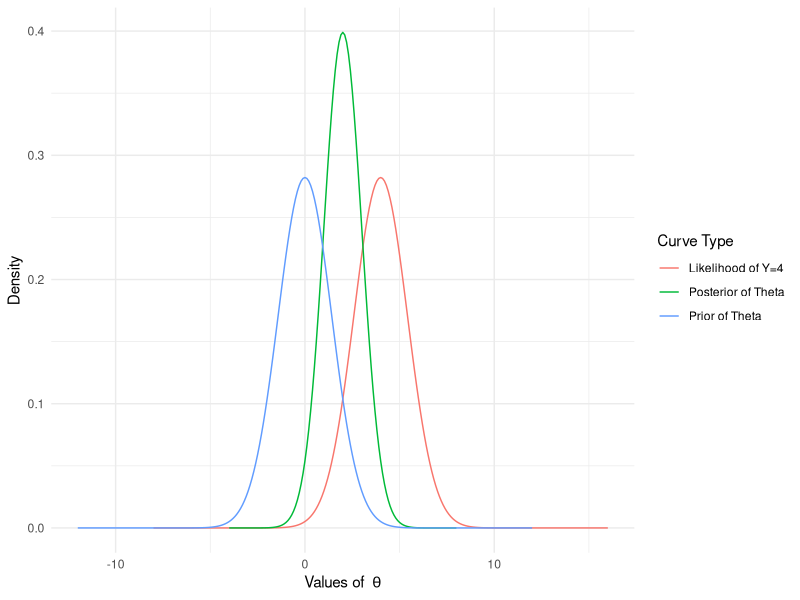
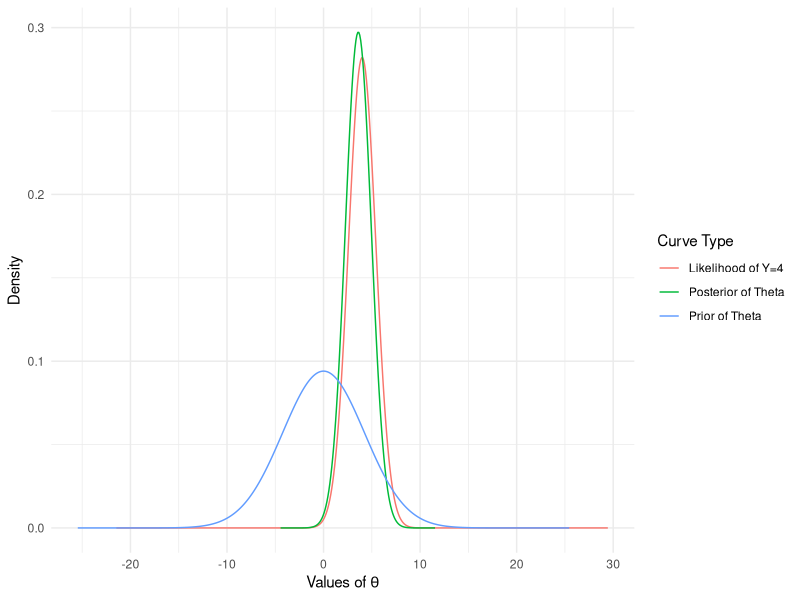
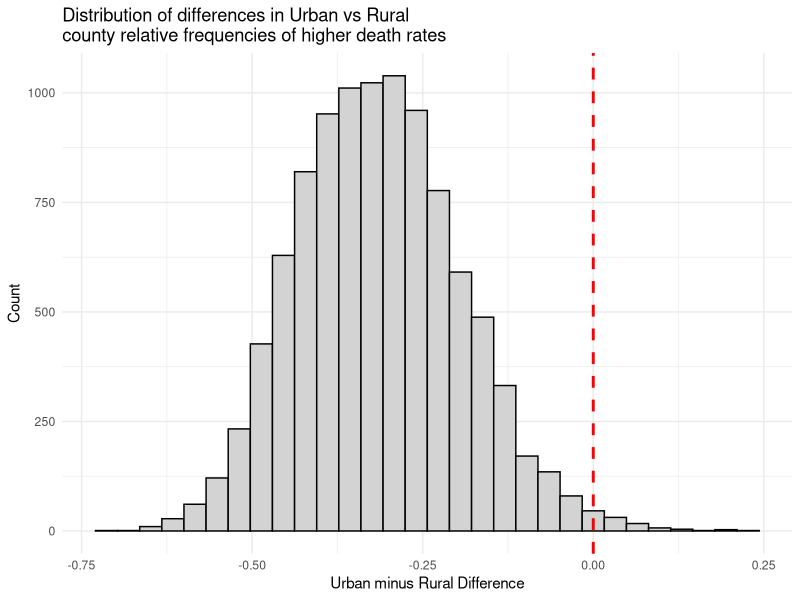
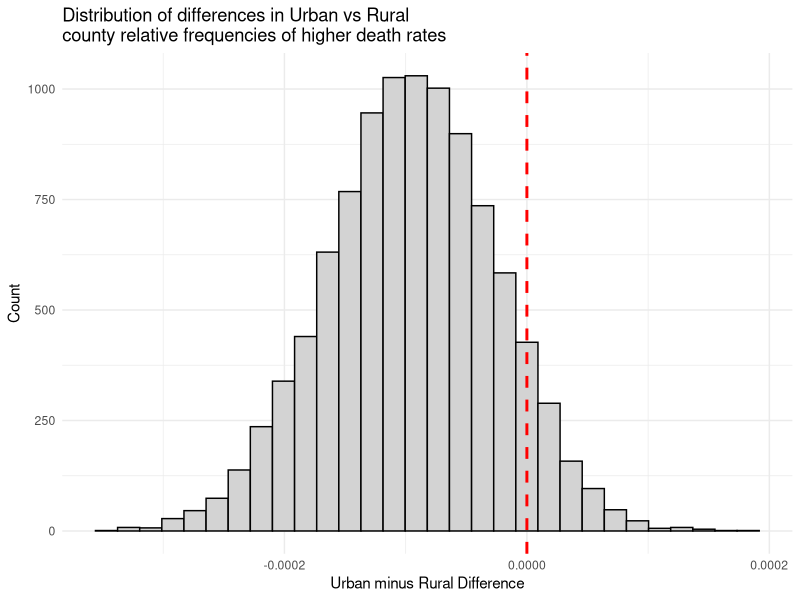
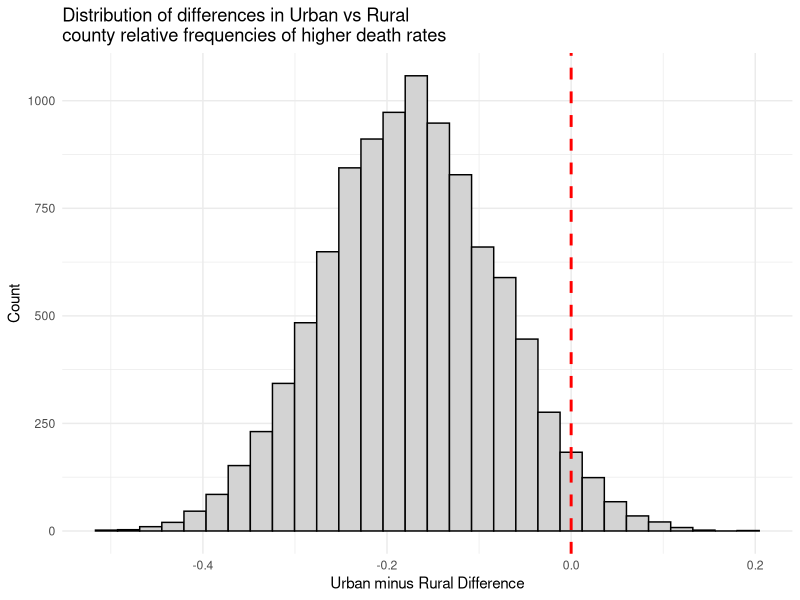
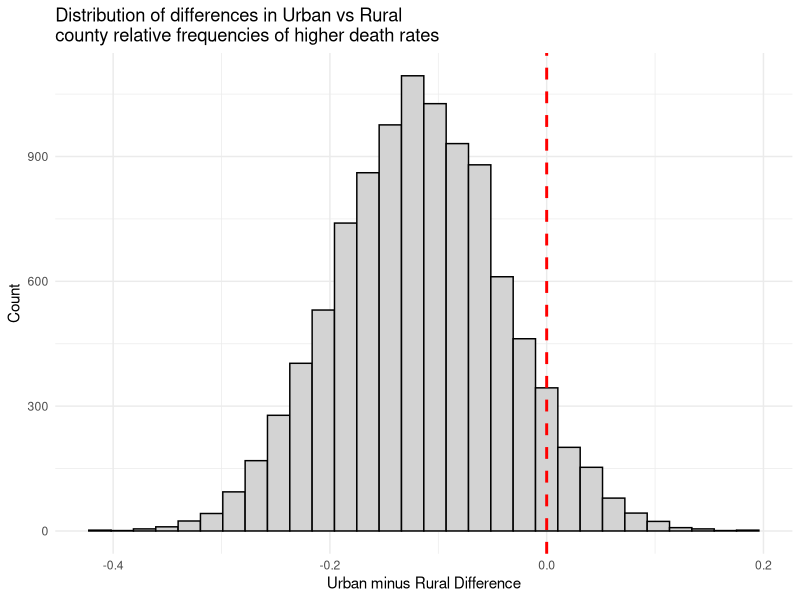
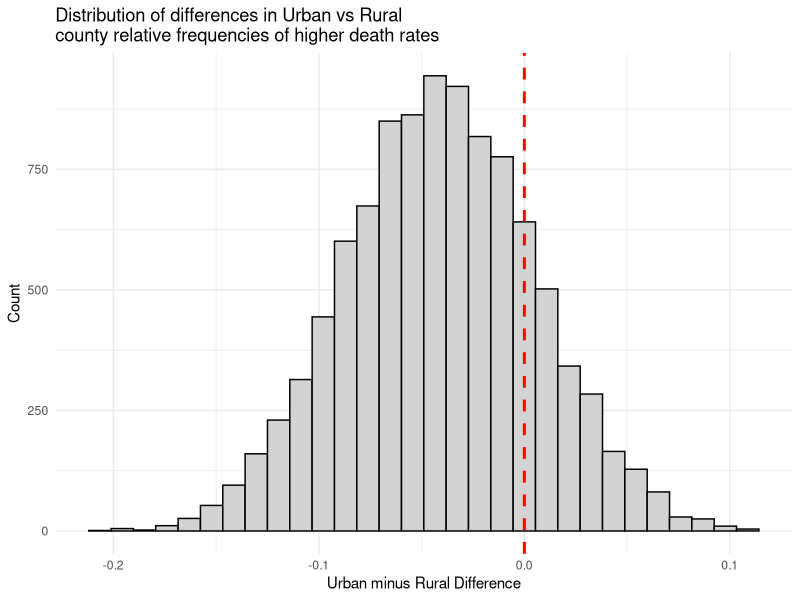
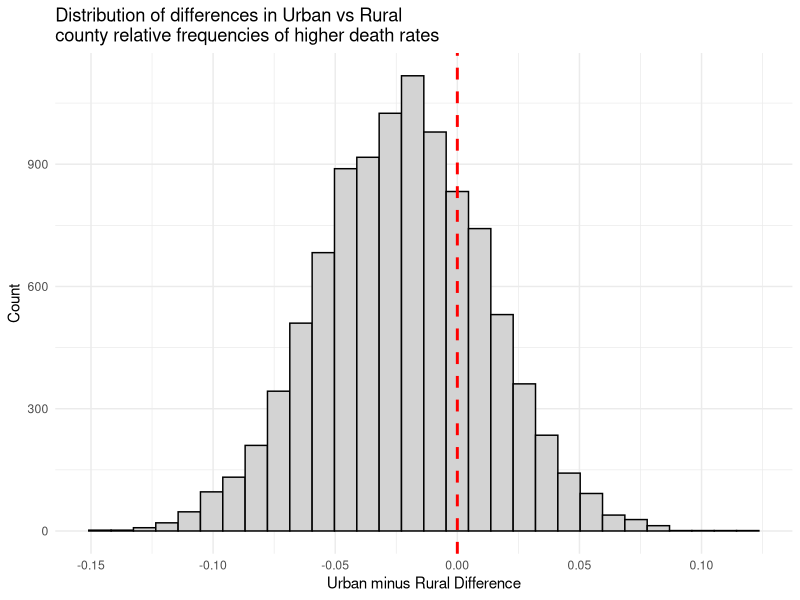

Generate these figures, in order, with R:
## ---- chunk 1
library(tidyverse)

options(scipen = 99999, 
        knitr.kable.NA = '')
## ---- chunk 2
#| label: fig-2-a
#| fig-cap: "Plots for problem 2-A"

# prior density save data 

scope = 6

prior_x = seq(from = 0 - 2*scope, to = 0+2*scope, by = 0.1)
dnorm(
  x = prior_x, 
  mean = 0, 
  sd = sqrt(2)
) -> prior_plot_data 

# posterior 
post_x = seq(from = 2 - scope*1, to = 2+scope*1, by = 0.1)
dnorm(
  x = post_x, 
  mean = 2, 
  sd = sqrt(1)
) -> posterior_plot_data 

# likelihood of Y given different parameters of Theta 
y = 4 
means = seq(from = 4 - 2*scope, to = 4+2*scope, by = 0.1)
likelihood_y = dnorm(x = y, mean = means, sd = sqrt(2))

# plotting data 

plot_df <- 
  data.frame(
    x = c(prior_x, post_x, means), 
    y = c(prior_plot_data, posterior_plot_data, likelihood_y), 
    type = c(rep("Prior of Theta", length(prior_x)), 
             rep("Posterior of Theta", length(post_x)), 
             rep("Likelihood of Y=4", length(likelihood_y)))
  )

ggplot(data = plot_df, 
       aes(x = x, y = y, color = type, group = type)) + 
  theme_minimal() + 
  geom_line() + 
  labs(x = expression(paste("Values of  ", theta)), 
       y = "Density", 
       color = "Curve Type"
  ) 

## ---- chunk 3
#| label: fig-2-b
#| fig-cap: "Plots for problem 2-B"


# prior density save data 

prior_x = seq(from = 0 - sqrt(18)*scope, to = 0+sqrt(18)*scope, by = 0.1)
dnorm(
  x = prior_x, 
  mean = 0, 
  sd = sqrt(18)
) -> prior_plot_data 

# posterior 
post_x = seq(from = 3.6 - scope*sqrt(1.8), to = 3.6 + scope*sqrt(1.8), by = 0.1)
dnorm(
  x = post_x, 
  mean = 3.6, 
  sd = sqrt(1.8)
) -> posterior_plot_data 

# likelihood of Y given different parameters of Theta 
y = 4 
means = seq(from = 4 - sqrt(18)*scope, to = 4+sqrt(18)*scope, by = 0.1)
likelihood_y = dnorm(x = y, mean = means, sd = sqrt(2))

# plotting data 

plot_df <- 
  data.frame(
    x = c(prior_x, post_x, means), 
    y = c(prior_plot_data, posterior_plot_data, likelihood_y), 
    type = c(rep("Prior of Theta", length(prior_x)), 
             rep("Posterior of Theta", length(post_x)), 
             rep("Likelihood of Y=4", length(likelihood_y)))
  )

ggplot(data = plot_df, 
       aes(x = x, y = y, color = type, group = type)) + 
  theme_minimal() + 
  geom_line() + 
  labs(x = expression(paste("Values of ", theta)), 
       y = "Density", 
       color = "Curve Type"
  ) 

## ---- chunk 4

# Preliminary work with the data 

tab=read.table('Instructor Example Code/Data/PA_HD_1988_35-54.txt',sep='\t',
               header=TRUE,
               stringsAsFactors=FALSE)

# subset just the total rows so that we can compare rural vs urban counties 
tab=tab[tab$Notes=='Total',]

# There are 67 total counties - remove a row that contains total PA data
tab <- tab[!is.na(tab$County.Code), ]

# define flag for analysis 
tab$Urban = ifelse(tab$Population > 20000, "Yes", "No")
     
# In Instructor code Nr = number of races = 2, we have number of ubran/rural classes = 2 
N_classes = length(unique(tab$Urban)) 
# In Instructor code Ns = number of counties = 67, we have the same number
N_counties = nrow(tab)

# state wide average mortality rate 
with(tab, sum(Deaths)/sum(Population)) -> state_wide_rate

# calculate county specific death rate, and evalaute if it higher or lower than the state-wide average 

tab <- 
  tab %>% 
  mutate(
    state_death_rate = Deaths/Population, 
    over_flag = ifelse(state_death_rate > state_wide_rate, 1, 0)
  )

# now we need to get the number of counties by class where we have the rate that is higher than the statewide average 
tab %>% 
  group_by(Urban) %>% 
  summarise(n = n(), 
            outcome = sum(over_flag), 
            outcome_rate = sum(over_flag)/n()) -> summary_data 

# now using data estimates of N and Outcomes, sample from non-informative prior beta distribution 
ns = summary_data %>% select(n) %>% unlist() # order: Rural, Urban 
ys = summary_data %>% select(outcome) %>% unlist() # same ordering appleis to this vector 

# non-informative prior with parameters a = 1, b = 1
a = 1
b = 1

# these are posterior distributions of proportion or the relative frequency of counties with death rate higher than the state-
# wide mortality rate 

set.seed(1)
theta_rural = rbeta(10000, shape1 =  ys[1] + a, # this one is ALPHA parameter 
                    shape2 = ns[1] - ys[1] + b # this one is BETA 
                      )

theta_urban = rbeta(10000, shape1 =  ys[2] + a, # this one is ALPHA parameter 
                    shape2 = ns[2] - ys[2] + b # this one is BETA 
                      )

# take the difference and plot the distribution 
## ---- chunk 5
#| label: fig-4-a
#| fig-cap: "Problem 4-A supporting plot"

# differnece in draws from posterior distributions 
difference = theta_urban - theta_rural

ggplot(data = data.frame(d = difference), 
       aes(x = d)) + 
  theme_minimal() + 
  geom_histogram(color = 'black', fill = 'lightgrey', bins = 30) + 
  geom_vline(xintercept = 0, color = "red", linewidth = 1, linetype = "dashed") + 
  labs(title = "Distribution of differences in Urban vs Rural \ncounty relative frequencies of higher death rates", 
       x = "Urban minus Rural Difference", 
       y = "Count") 

## ---- chunk 6
# data preliminary, need to work with the rate of death per 1,000
# here we treat counties as data points, aggregate # deaths to a class levels and get a mortality rate, 
# then we take mortality rate times 1,000 to get mortality rate per 1,000 people 

tab %>% 
  group_by(Urban) %>% 
  summarise(n = sum(Population), 
            y = sum(Deaths)) -> summary_data 

ys = summary_data %>% select(y) %>% unlist()
ns = summary_data %>% select(n) %>% unlist()

n = 1000
data_driven_mortality_rate_1000 = state_wide_rate * n 

# common to sample means of poisson (or rates ) from gamma distribution, so that is what we do 
# we obtain posterior lambda by taking data count of death within a county class plus prior rate as shape (ALPHA) parameter
#                                     and number of people in the county class plus prior n as rate (BETA) parameter

# we can also treat prior N as prior OFFSET Ns from data will be OFFSET's obtained from the data 

set.seed(2)
lambda_rural=rgamma(10000,ys[1]+data_driven_mortality_rate_1000,ns[1]+n)
lambda_urban=rgamma(10000,ys[2]+data_driven_mortality_rate_1000,ns[2]+n)

differ=lambda_urban-lambda_rural

## ---- chunk 7
#| label: fig-4-b
#| fig-cap: "Problem 4-B supporting plot"


ggplot(data = data.frame(d = differ), 
       aes(x = d)) + 
  theme_minimal() + 
  geom_histogram(color = 'black', fill = 'lightgrey', bins = 30) + 
  geom_vline(xintercept = 0, color = "red", linewidth = 1, linetype = "dashed") + 
  labs(title = "Distribution of differences in Urban vs Rural \ncounty relative frequencies of higher death rates", 
       x = "Urban minus Rural Difference", 
       y = "Count") 
## ---- chunk 8

# non-informative prior with parameters a = 1, b = 1
set.seed(12)
a = 12
b = 12
# Preliminary work with the data 

tab=read.table('Instructor Example Code/Data/PA_HD_1988_35-54.txt',sep='\t',
               header=TRUE,
               stringsAsFactors=FALSE)

# subset just the total rows so that we can compare rural vs urban counties 
tab=tab[tab$Notes=='Total',]

# There are 67 total counties - remove a row that contains total PA data
tab <- tab[!is.na(tab$County.Code), ]

# define flag for analysis 
tab$Urban = ifelse(tab$Population > 20000, "Yes", "No")
     
# In Instructor code Nr = number of races = 2, we have number of ubran/rural classes = 2 
N_classes = length(unique(tab$Urban)) 
# In Instructor code Ns = number of counties = 67, we have the same number
N_counties = nrow(tab)

# state wide average mortality rate 
with(tab, sum(Deaths)/sum(Population)) -> state_wide_rate

# calculate county specific death rate, and evalaute if it higher or lower than the state-wide average 

tab <- 
  tab %>% 
  mutate(
    state_death_rate = Deaths/Population, 
    over_flag = ifelse(state_death_rate > state_wide_rate, 1, 0)
  )

# now we need to get the number of counties by class where we have the rate that is higher than the statewide average 
tab %>% 
  group_by(Urban) %>% 
  summarise(n = n(), 
            outcome = sum(over_flag), 
            outcome_rate = sum(over_flag)/n()) -> summary_data 

# now using data estimates of N and Outcomes, sample from non-informative prior beta distribution 
ns = summary_data %>% select(n) %>% unlist() # order: Rural, Urban 
ys = summary_data %>% select(outcome) %>% unlist() # same ordering appleis to this vector 

# these are posterior distributions of proportion or the relative frequency of counties with death rate higher than the state-
# wide mortality rate 
theta_rural = rbeta(10000, shape1 =  ys[1] + a, # this one is ALPHA parameter 
                    shape2 = ns[1] - ys[1] + b # this one is BETA 
                      )

theta_urban = rbeta(10000, shape1 =  ys[2] + a, # this one is ALPHA parameter 
                    shape2 = ns[2] - ys[2] + b # this one is BETA 
                      )
difference = theta_urban - theta_rural

ggplot(data = data.frame(d = difference), 
       aes(x = d)) + 
  theme_minimal() + 
  geom_histogram(color = 'black', fill = 'lightgrey', bins = 30) + 
  geom_vline(xintercept = 0, color = "red", linewidth = 1, linetype = "dashed") + 
  labs(title = "Distribution of differences in Urban vs Rural \ncounty relative frequencies of higher death rates", 
       x = "Urban minus Rural Difference", 
       y = "Count") 
# take the difference and plot the distribution 
## ---- chunk 9

# non-informative prior with parameters a = 1, b = 1
set.seed(123)
a = 25
b = 25
# Preliminary work with the data 

tab=read.table('Instructor Example Code/Data/PA_HD_1988_35-54.txt',sep='\t',
               header=TRUE,
               stringsAsFactors=FALSE)

# subset just the total rows so that we can compare rural vs urban counties 
tab=tab[tab$Notes=='Total',]

# There are 67 total counties - remove a row that contains total PA data
tab <- tab[!is.na(tab$County.Code), ]

# define flag for analysis 
tab$Urban = ifelse(tab$Population > 20000, "Yes", "No")
     
# In Instructor code Nr = number of races = 2, we have number of ubran/rural classes = 2 
N_classes = length(unique(tab$Urban)) 
# In Instructor code Ns = number of counties = 67, we have the same number
N_counties = nrow(tab)

# state wide average mortality rate 
with(tab, sum(Deaths)/sum(Population)) -> state_wide_rate

# calculate county specific death rate, and evalaute if it higher or lower than the state-wide average 

tab <- 
  tab %>% 
  mutate(
    state_death_rate = Deaths/Population, 
    over_flag = ifelse(state_death_rate > state_wide_rate, 1, 0)
  )

# now we need to get the number of counties by class where we have the rate that is higher than the statewide average 
tab %>% 
  group_by(Urban) %>% 
  summarise(n = n(), 
            outcome = sum(over_flag), 
            outcome_rate = sum(over_flag)/n()) -> summary_data 

# now using data estimates of N and Outcomes, sample from non-informative prior beta distribution 
ns = summary_data %>% select(n) %>% unlist() # order: Rural, Urban 
ys = summary_data %>% select(outcome) %>% unlist() # same ordering appleis to this vector 

# these are posterior distributions of proportion or the relative frequency of counties with death rate higher than the state-
# wide mortality rate 
theta_rural = rbeta(10000, shape1 =  ys[1] + a, # this one is ALPHA parameter 
                    shape2 = ns[1] - ys[1] + b # this one is BETA 
                      )

theta_urban = rbeta(10000, shape1 =  ys[2] + a, # this one is ALPHA parameter 
                    shape2 = ns[2] - ys[2] + b # this one is BETA 
                      )
difference = theta_urban - theta_rural

ggplot(data = data.frame(d = difference), 
       aes(x = d)) + 
  theme_minimal() + 
  geom_histogram(color = 'black', fill = 'lightgrey', bins = 30) + 
  geom_vline(xintercept = 0, color = "red", linewidth = 1, linetype = "dashed") + 
  labs(title = "Distribution of differences in Urban vs Rural \ncounty relative frequencies of higher death rates", 
       x = "Urban minus Rural Difference", 
       y = "Count") 
# take the difference and plot the distribution 
## ---- chunk 10

# non-informative prior with parameters a = 1, b = 1
set.seed(123)
a = 100
b = 100
# Preliminary work with the data 

tab=read.table('Instructor Example Code/Data/PA_HD_1988_35-54.txt',sep='\t',
               header=TRUE,
               stringsAsFactors=FALSE)

# subset just the total rows so that we can compare rural vs urban counties 
tab=tab[tab$Notes=='Total',]

# There are 67 total counties - remove a row that contains total PA data
tab <- tab[!is.na(tab$County.Code), ]

# define flag for analysis 
tab$Urban = ifelse(tab$Population > 20000, "Yes", "No")
     
# In Instructor code Nr = number of races = 2, we have number of ubran/rural classes = 2 
N_classes = length(unique(tab$Urban)) 
# In Instructor code Ns = number of counties = 67, we have the same number
N_counties = nrow(tab)

# state wide average mortality rate 
with(tab, sum(Deaths)/sum(Population)) -> state_wide_rate

# calculate county specific death rate, and evalaute if it higher or lower than the state-wide average 

tab <- 
  tab %>% 
  mutate(
    state_death_rate = Deaths/Population, 
    over_flag = ifelse(state_death_rate > state_wide_rate, 1, 0)
  )

# now we need to get the number of counties by class where we have the rate that is higher than the statewide average 
tab %>% 
  group_by(Urban) %>% 
  summarise(n = n(), 
            outcome = sum(over_flag), 
            outcome_rate = sum(over_flag)/n()) -> summary_data 

# now using data estimates of N and Outcomes, sample from non-informative prior beta distribution 
ns = summary_data %>% select(n) %>% unlist() # order: Rural, Urban 
ys = summary_data %>% select(outcome) %>% unlist() # same ordering appleis to this vector 

# these are posterior distributions of proportion or the relative frequency of counties with death rate higher than the state-
# wide mortality rate 
theta_rural = rbeta(10000, shape1 =  ys[1] + a, # this one is ALPHA parameter 
                    shape2 = ns[1] - ys[1] + b # this one is BETA 
                      )

theta_urban = rbeta(10000, shape1 =  ys[2] + a, # this one is ALPHA parameter 
                    shape2 = ns[2] - ys[2] + b # this one is BETA 
                      )
difference = theta_urban - theta_rural

ggplot(data = data.frame(d = difference), 
       aes(x = d)) + 
  theme_minimal() + 
  geom_histogram(color = 'black', fill = 'lightgrey', bins = 30) + 
  geom_vline(xintercept = 0, color = "red", linewidth = 1, linetype = "dashed") + 
  labs(title = "Distribution of differences in Urban vs Rural \ncounty relative frequencies of higher death rates", 
       x = "Urban minus Rural Difference", 
       y = "Count") 
# take the difference and plot the distribution 
## ---- chunk 11

# non-informative prior with parameters a = 1, b = 1
set.seed(123)
a = 200
b = 200
# Preliminary work with the data 

tab=read.table('Instructor Example Code/Data/PA_HD_1988_35-54.txt',sep='\t',
               header=TRUE,
               stringsAsFactors=FALSE)

# subset just the total rows so that we can compare rural vs urban counties 
tab=tab[tab$Notes=='Total',]

# There are 67 total counties - remove a row that contains total PA data
tab <- tab[!is.na(tab$County.Code), ]

# define flag for analysis 
tab$Urban = ifelse(tab$Population > 20000, "Yes", "No")
     
# In Instructor code Nr = number of races = 2, we have number of ubran/rural classes = 2 
N_classes = length(unique(tab$Urban)) 
# In Instructor code Ns = number of counties = 67, we have the same number
N_counties = nrow(tab)

# state wide average mortality rate 
with(tab, sum(Deaths)/sum(Population)) -> state_wide_rate

# calculate county specific death rate, and evalaute if it higher or lower than the state-wide average 

tab <- 
  tab %>% 
  mutate(
    state_death_rate = Deaths/Population, 
    over_flag = ifelse(state_death_rate > state_wide_rate, 1, 0)
  )

# now we need to get the number of counties by class where we have the rate that is higher than the statewide average 
tab %>% 
  group_by(Urban) %>% 
  summarise(n = n(), 
            outcome = sum(over_flag), 
            outcome_rate = sum(over_flag)/n()) -> summary_data 

# now using data estimates of N and Outcomes, sample from non-informative prior beta distribution 
ns = summary_data %>% select(n) %>% unlist() # order: Rural, Urban 
ys = summary_data %>% select(outcome) %>% unlist() # same ordering appleis to this vector 

# these are posterior distributions of proportion or the relative frequency of counties with death rate higher than the state-
# wide mortality rate 
theta_rural = rbeta(10000, shape1 =  ys[1] + a, # this one is ALPHA parameter 
                    shape2 = ns[1] - ys[1] + b # this one is BETA 
                      )

theta_urban = rbeta(10000, shape1 =  ys[2] + a, # this one is ALPHA parameter 
                    shape2 = ns[2] - ys[2] + b # this one is BETA 
                      )
difference = theta_urban - theta_rural

ggplot(data = data.frame(d = difference), 
       aes(x = d)) + 
  theme_minimal() + 
  geom_histogram(color = 'black', fill = 'lightgrey', bins = 30) + 
  geom_vline(xintercept = 0, color = "red", linewidth = 1, linetype = "dashed") + 
  labs(title = "Distribution of differences in Urban vs Rural \ncounty relative frequencies of higher death rates", 
       x = "Urban minus Rural Difference", 
       y = "Count") 
# take the difference and plot the distribution 
